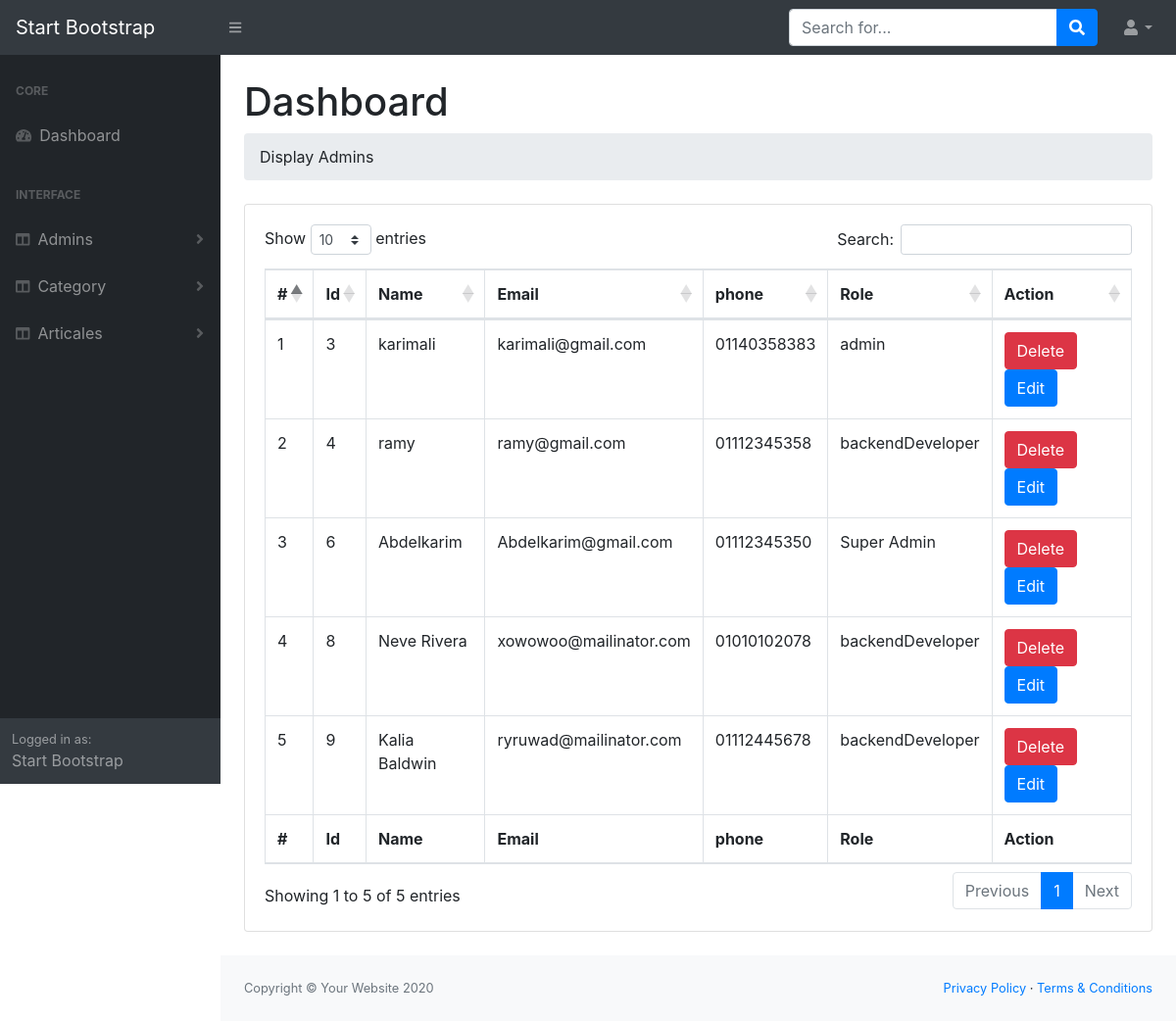
Screenshot of /Admin/Admins/index.php (signed in) with the database file from the repository.
### tables this page shows
CREATE TABLE `users` (
  `id` int(11) NOT NULL,
  `name` char(50) NOT NULL,
  `email` char(50) NOT NULL,
  `password` char(60) NOT NULL,
  `phone` char(50) NOT NULL,
  `role_id` int(11) NOT NULL
);

CREATE TABLE `roles` (
  `id` int(11) NOT NULL,
  `title` char(50) NOT NULL
);

### Admin/Admins/index.php (the view, shortened to what this page needs)
<?php
require '../helpers/dbConnection.php';
$sql = "select users.*,roles.title from users join roles on users.role_id = roles.id";
$op  = mysqli_query($con,$sql);
 require '../Layouts/header.php';
 require '../Layouts/topNav.php';
?>
    <div id="layoutSidenav">
 <?php
    require '../Layouts/sidNav.php';
 ?>
            <div id="layoutSidenav_content">
                  <main>
                    <div class="container-fluid">
                        <h1 class="mt-4">Dashboard</h1>
                        <ol class="breadcrumb mb-4">
                    </ol>
                        <div class="card mb-4">
                            <div class="card-body">
                                <div class="table-responsive">
                                    <table class="table table-bordered" id="dataTable" width="100%" cellspacing="0">
                                        <thead>
                                            <tr>
                                                <th>#</th>
                                                <th>Id</th>
                                                <th>Name</th>
                                                <th>Email</th>
                                                <th>phone</th>
                                                <th>Role</th>
                                                <th>Action</th>
                                            </tr>
                                        </thead>
                                        <tfoot>
                                            <tr>
                                                <th>#</th>
                                                <th>Id</th>
                                                <th>Name</th>
                                                <th>Email</th>
                                                <th>phone</th>
                                                <th>Role</th>
                                                <th>Action</th>
                                            </tr>
                                        </tfoot>
                                        <tbody>
                                 <?php
                                    $i = 0;
                                    while($data = mysqli_fetch_assoc($op)){
                                 ?>
                                          <tr>
                                               <td><?php echo ++$i;?></td>
                                               <td><?php echo $data['id'];?></td>
                                               <td><?php echo $data['name'];?></td>
                                               <td><?php echo $data['email'];?></td>
                                               <td><?php echo $data['phone'];?></td>
                                               <td><?php echo $data['title'];?></td>
                                                <td>
                                               <a href='delete.php?id=<?php echo $data['id'];?>' class='btn btn-danger m-r-1em'>Delete</a>
                                               <a href='edit.php?id=<?php echo $data['id'];?>' class='btn btn-primary m-r-1em'>Edit</a>
                                           </td>
                                            </tr>
                                <?php } ?>
                                        </tbody>
                                    </table>
                                </div>
                            </div>
                        </div>
                    </div>
                </main>
<?php
  require '../Layouts/footer.php';
?>

### rows the page displays
users: id "3", name "karimali", email "karimali@gmail.com", phone "01140358383", role.title "admin"
users: id "4", name "ramy", email "ramy@gmail.com", phone "01112345358", role.title "backendDeveloper"
users: id "6", name "Abdelkarim", email "Abdelkarim@gmail.com", phone "01112345350", role.title "Super Admin"
users: id "8", name "Neve Rivera", email "xowowoo@mailinator.com", phone "01010102078", role.title "backendDeveloper"
users: id "9", name "Kalia Baldwin", email "ryruwad@mailinator.com", phone "01112445678", role.title "backendDeveloper"

### other values shown
$value "Admins"
$value "Category"
$value "Articales"
$txt "Display Admins"
